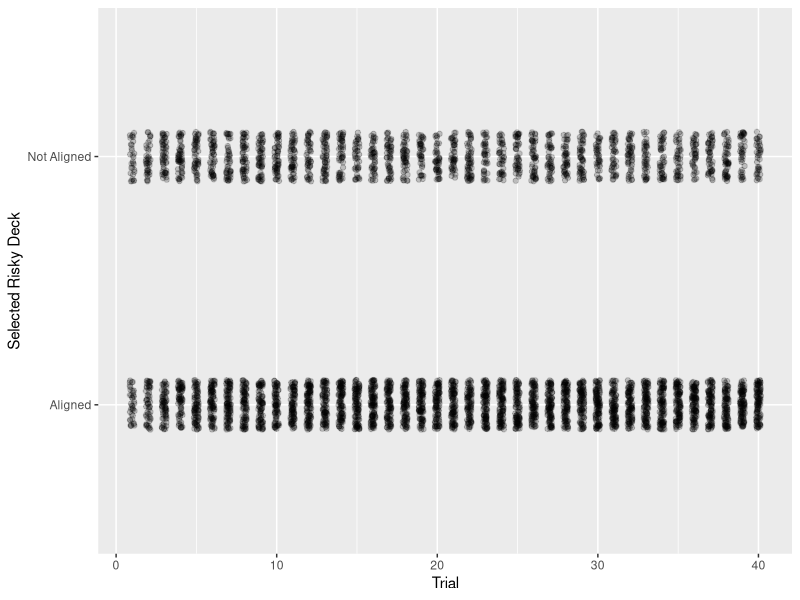
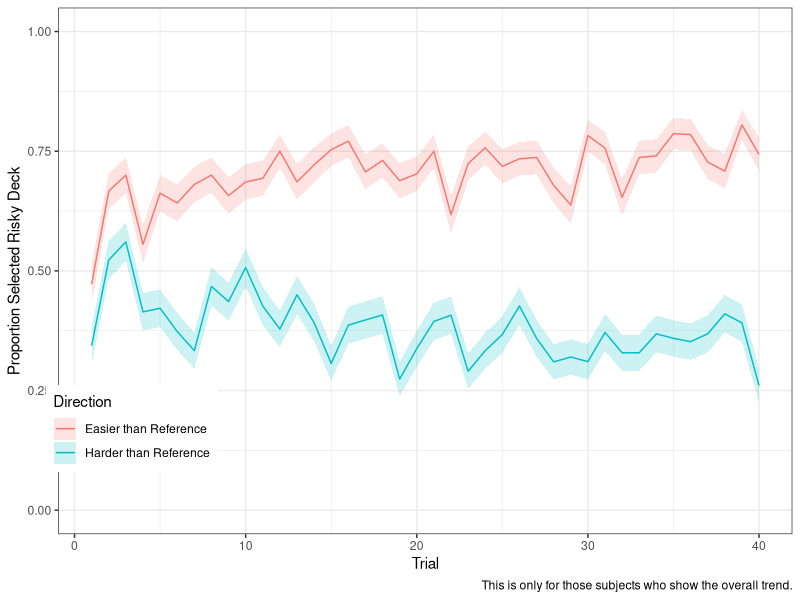
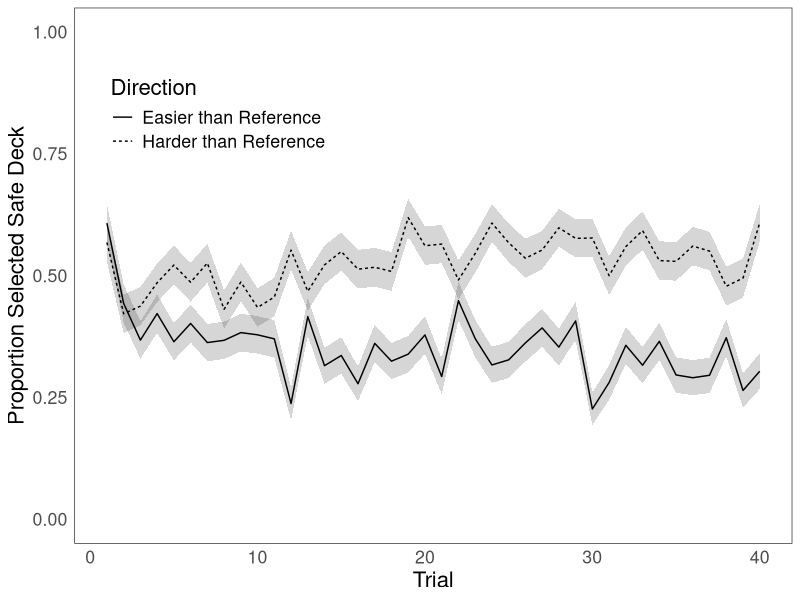
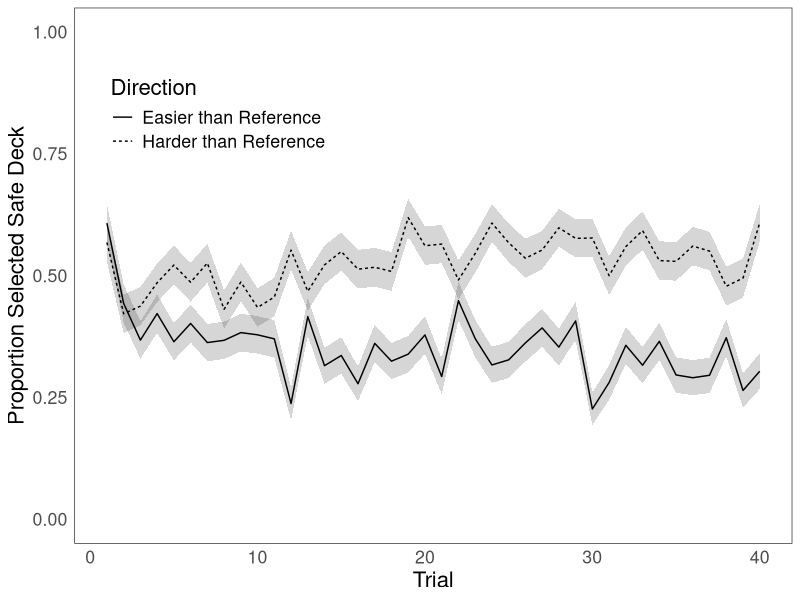

The R source for these figures, in order:
## ---- chunk 1
library(tidyverse)

d <- read.csv('../../../data/dstCleanChoice1.csv')

head(d)

N <- length(unique(d$subject))

## what proportion of subjects align with general trend

aligned_subjects <- d %>% 
  group_by(subject, difficulty) %>% 
  summarize(srd = mean(selectedRiskyDeck)) %>% 
  spread(difficulty, srd) %>% 
  filter(`Easier than Reference` > `Harder than Reference`) %>% 
  select(subject)

aligned_subjects <- aligned_subjects$subject

aligned_count <- length(aligned_subjects)

print(paste0(round((aligned_count / N) * 100, 2), '% of subjects are aligned with general trend.'))



## ---- chunk 2

## look at stuff over time ##
whole <- d
d <- d[d$subject %in% aligned_subjects,]

## start with raw data

d$aligned <- ifelse((d$difficulty == 'Easier than Reference' & d$selectedRiskyDeck == 1) | (d$difficulty == 'Harder than Reference' & d$selectedRiskyDeck == 0), 'Aligned', 'Not Aligned')

s <- d[d$subject %in% aligned_subjects[1:5], c('subject', 'difficulty', 'selectedRiskyDeck', 'choiceTrial', 'aligned')]

d %>% 
  
  ggplot(aes(x = choiceTrial, y = aligned)) + 
  #geom_line(aes(group = subject)) + 
  geom_jitter(width = .15, height = .1, alpha = .2) + 
  labs(
    x = 'Trial',
    y = 'Selected Risky Deck'
  ) #+ 
  #facet_grid(rows = vars(subject)) +
  #scale_color_manual(values = c('Aligned' = 'Green', 'Not Aligned' = 'Red'))



  
## ---- chunk 3

## average across subjects

d %>% 
  group_by(difficulty, choiceTrial) %>% 
  summarize(srd = mean(selectedRiskyDeck), se = sd(selectedRiskyDeck) / sqrt(aligned_count)) %>% 
  ggplot(aes(x = choiceTrial, y = srd)) + 
  geom_ribbon(aes(ymin = srd - se, ymax = srd + se, fill = difficulty), alpha = .2) + 
  geom_line(aes(color = difficulty)) + 
  ylim(0, 1) + 
  labs(
     x = 'Trial', 
     y = 'Proportion Selected Risky Deck',
     color = 'Direction',
     fill = 'Direction',
     caption = 'This is only for those subjects who show the overall trend.'
  ) + 
  theme_bw() + 
  theme(legend.position = c(.1,.2))

## ---- chunk 4

whole %>% 
  mutate(ssd = 1 - selectedRiskyDeck) %>% 
  group_by(difficulty, choiceTrial) %>% 
  summarize(ssd_ = mean(ssd), se = sd(ssd) / sqrt(aligned_count)) %>% 
  ggplot(aes(x = choiceTrial, y = ssd_)) + 
  geom_ribbon(aes(ymin = ssd_ - se, ymax = ssd_ + se, group = difficulty), alpha = .2) + 
  geom_line(aes(linetype = difficulty)) + 
  ylim(0, 1) + 
  labs(
    x = 'Trial', 
    y = 'Proportion Selected Safe Deck',
    linetype = 'Direction'
  ) + 
  theme_bw() + 
  theme(legend.position = c(.2,.8),
        axis.ticks = element_blank(),
        panel.grid = element_blank(),
        text = element_text(size = 16))
  

whole$choiceTrial_c <- whole$choiceTrial - 20
whole$ssd <- 1 - whole$selectedRiskyDeck

ggsave('exp3-pypool_choice_time.pdf', height = 5.5, width = 7.5)
## ---- chunk 5
whole$difficulty_dummy <- ifelse(whole$difficulty == 'Harder than Reference', 1, 0)

m1 <- glm(ssd ~ choiceTrial_c * difficulty_dummy, data = whole, family = binomial(link = 'logit'))
print(summary(m1))
print(exp(m1$coefficients))
print(exp(confint(m1)))

whole$choiceTrial_low <- whole$choiceTrial - 1
whole$choiceTrial_high <- whole$choiceTrial - 40

m_low <- glm(ssd ~ choiceTrial_low * difficulty_dummy, data = whole, family = binomial(link = 'logit'))
print('Centered Low:')
print(summary(m_low))
print(exp(m_low$coefficients))
print(exp(confint(m_low)))

m_high <- glm(ssd ~ choiceTrial_high * difficulty_dummy, data = whole, family = binomial(link = 'logit'))
print('Centered High:')
print(summary(m_high))
print(exp(m_high$coefficients))
print(exp(confint(m_high)))

